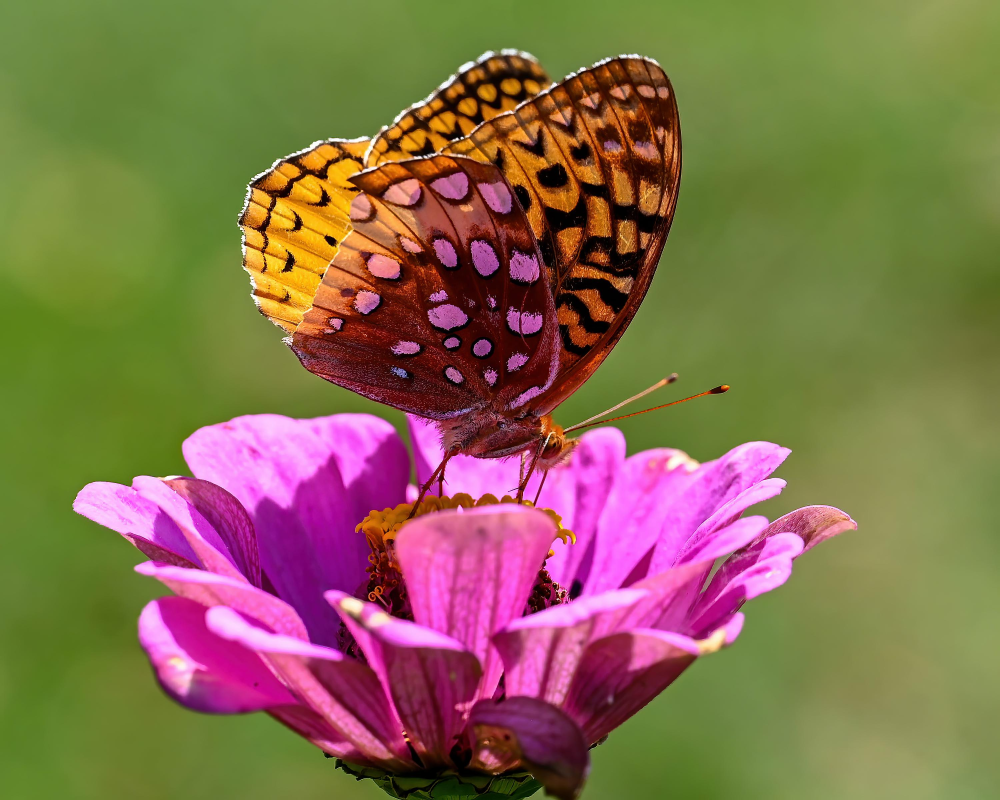
#> input picture exp20/exp20.jpg, 3000 x 2400 px (shown at 1/3 size)
$ python exp20.py
#> lines starting #> are read from the running program, lines starting #| are printed output that depends on the picture
import cv2
import numpy as np

img = cv2.imread("exp20.jpg")
#> img is the input picture: shape (2400, 3000, 3); mean B, G, R 79, 109.7, 133.8

kernel = np.array([[0,-1,0],
                   [-1,5,-1],
                   [0,-1,0]])

output = cv2.filter2D(img,-1,kernel)

cv2.imshow("Original",cv2.resize(img,(500,400)))
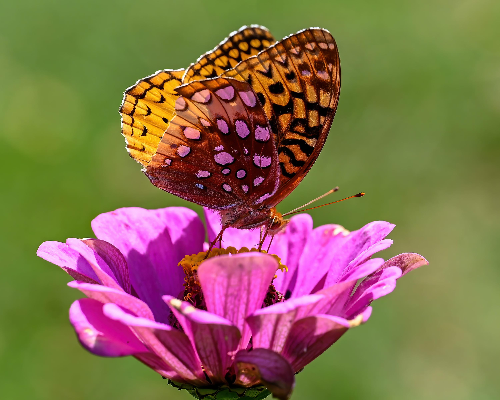
#> window 'Original': shape (400, 500, 3); mean B, G, R 79.1, 109.8, 133.9
cv2.imshow("Output",cv2.resize(output,(500,400)))
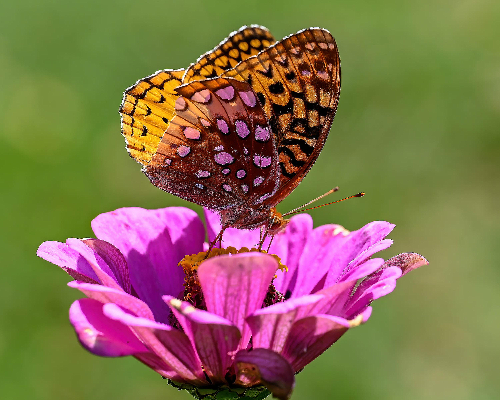
#> window 'Output': shape (400, 500, 3); mean B, G, R 80, 110.7, 133.4

cv2.imwrite("laplacian_negative.jpg",output)

cv2.waitKey(0)
cv2.destroyAllWindows()
